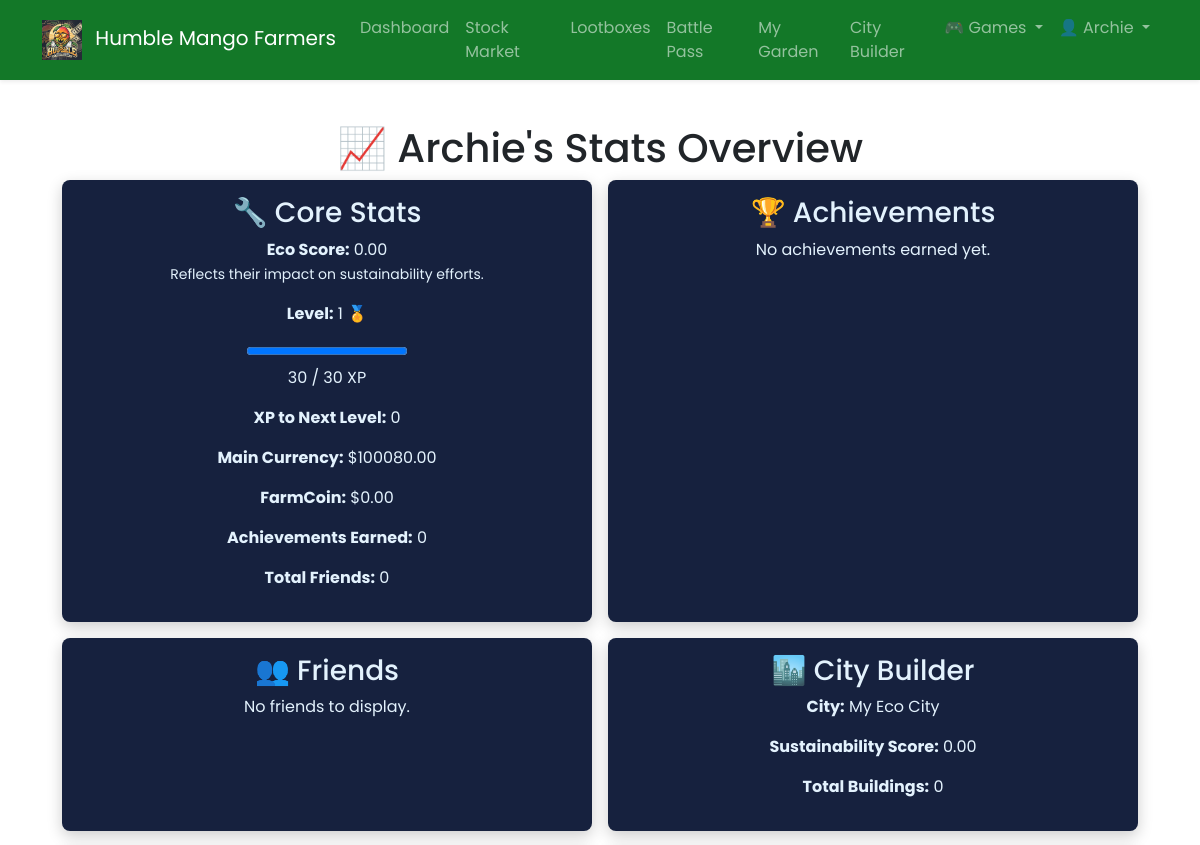
The app's page /users/stats/ (signed in, upper part), older data.
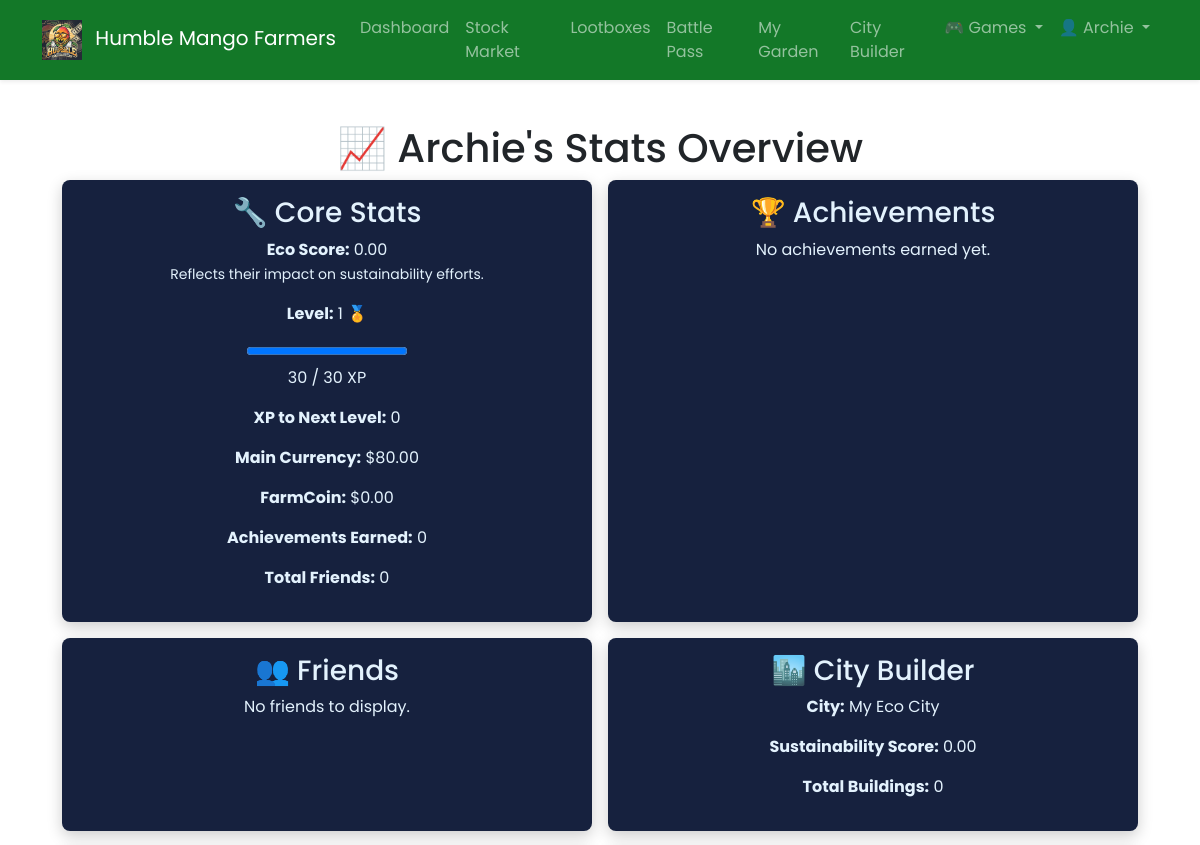
The same page, newer data.
### apps/users/models.py (models this page shows, shortened)
class UserProfile(models.Model):
    user = models.OneToOneField(User, on_delete=models.CASCADE)
    tc_consent = models.BooleanField(default=False)
    consent_date = models.DateTimeField(auto_now_add=True)
    friends = models.ManyToManyField("self", symmetrical=False, blank=True)
    bingo_board = models.JSONField(default=list)
    total_crates_opened = models.PositiveIntegerField(default=0)
    total_garden_plants = models.PositiveIntegerField(default=0)
    most_used_garden_crop = models.CharField(max_length=50, blank=True)
    total_casino_games_played = models.PositiveIntegerField(default=0)
    total_casino_wagered = models.DecimalField(max_digits=12, decimal_places=2, default=Decimal('0.00'))
    total_casino_green_bets = models.PositiveIntegerField(default=0)
    total_casino_green_fund_donated = models.DecimalField(max_digits=12, decimal_places=2, default=Decimal('0.00'))
    total_casino_wins = models.PositiveIntegerField(default=0)
    total_items_crafted = models.PositiveIntegerField(default=0)
    rare_items_crafted = models.PositiveIntegerField(default=0)
    most_crafted_item = models.CharField(max_length=100, blank=True)
    climate_duels_played = models.PositiveIntegerField(default=0)
    climate_duels_won = models.PositiveIntegerField(default=0)
    climate_duel_eco_score = models.DecimalField(max_digits=12, decimal_places=2, default=Decimal('0.00'))
    currency_balance = models.DecimalField(max_digits=12, decimal_places=2, default=Decimal('0.00'))
    farm_currency = models.DecimalField(max_digits=12, decimal_places=2, default=Decimal('0.00'))
    total_experience = models.IntegerField(default=0)
    experience_points = models.IntegerField(default=0)
    level = models.IntegerField(default=1)
    def calculate_green_impact(self):
        total = Decimal('0.00')
        for investment in self.user.investments.all():
            total += investment.company.sustainability_rating * investment.shares
        return total
    def get_stats(self):
        return {
            "username": self.user.username,
            "currency_balance": self.currency_balance,
            "farm_currency": self.farm_currency,
            "level": self.level,
            "experience_points": self.experience_points,
            "total_experience": self.total_experience,
            "green_impact": self.calculate_green_impact(),
            "achievements": list(self.achievements.select_related("achievement").all()),
            "friends": self.friends.all()
        }

### apps/users/views.py (the view)
# urls.py: path("stats/", views.my_stats_view, name="my_stats"),
@login_required
def my_stats_view(request):
    from apps.city_builder.models import City
    from apps.market.models import Investment, Transaction
    from apps.crates.models import CrateOpeningHistory
    from apps.garden.models import GardenPlant
    from apps.crafting.models import CraftingLog
    from apps.climate_duels.models import DuelTurn
    from apps.casino.models import DiceGame, BlackjackGame, RouletteGame
    profile = request.user.userprofile
    stats = profile.get_stats()
    stats["xp_to_next_level"] = stats["total_experience"] - stats["experience_points"]
    try:
        city = profile.user.city
        stats["city_name"] = city.name
        stats["sustainability_score"] = city.sustainability_score
        stats["total_buildings"] = city.buildings.count()
    except City.DoesNotExist:
        stats["city_name"] = "No City"
        stats["sustainability_score"] = 0
        stats["total_buildings"] = 0
    investments = Investment.objects.filter(user=profile.user)
    stats["total_investments"] = investments.count()
    stats["total_shares"] = sum(inv.shares for inv in investments)
    stats["total_transactions"] = Transaction.objects.filter(user=profile.user).count()
    stats["crates_opened"] = CrateOpeningHistory.objects.filter(user=profile.user).count()
    stats["total_garden_plants"] = GardenPlant.objects.filter(user=profile.user).count()
    stats["harvested_plants"] = GardenPlant.objects.filter(user=profile.user, is_harvested=True).count()
    stats["total_items_crafted"] = CraftingLog.objects.filter(user=profile.user).count()
    stats["rare_items_crafted"] = CraftingLog.objects.filter(user=profile.user, rare=True).count()
    stats["climate_duels_played"] = DuelTurn.objects.filter(player=profile.user).count()
    stats["climate_duel_eco_score"] = sum(
        max(0, turn.duel.player_one_co2 if turn.player == turn.duel.player_one else turn.duel.player_two_co2)
        for turn in DuelTurn.objects.filter(player=profile.user)
    )
    dice_games = DiceGame.objects.filter(user=profile.user)
    bj_games = BlackjackGame.objects.filter(user=profile.user)
    roulette_games = RouletteGame.objects.filter(user=profile.user)
    all_games = list(dice_games) + list(bj_games) + list(roulette_games)
    stats["total_casino_games_played"] = len(all_games)
    stats["total_casino_wagered"] = sum(g.bet_amount for g in all_games)
    stats["total_casino_wins"] = sum(1 for g in all_games if getattr(g, 'win', False) or getattr(g, 'result', '') == "win")
    return render(request, "users/my_stats.html", {
        "profile": profile,
        "stats": stats,
    })

### apps/casino/context_processors.py (called while the page is built)
def green_fund_context(request):
    from apps.casino.models import GreenFund  # Import inside the function
    fund, created = GreenFund.objects.get_or_create(id=1)
    return {"green_fund": fund}

### templates/users/my_stats.html (shortened to what this page needs)
{% extends "base.html" %}
{% block content %}
<div class="dashboard-container">
  <h1 class="dashboard-title">📈 {{ profile.user.username }}'s Stats Overview</h1>
  <div class="dashboard-widgets compact-widgets">
    <div class="compact-row">
      <div class="compact-widget">
        <h3>🔧 Core Stats</h3>
        <p><strong>Eco Score:</strong> {{ stats.green_impact }} <br><small>Reflects their impact on sustainability efforts.</small></p>
        <p><strong>Level:</strong> {{ stats.level }} <span class="level-badge">🏅</span></p>
        <progress value="{{ stats.experience_points }}" max="{{ stats.total_experience }}"></progress>
        <p>{{ stats.experience_points }} / {{ stats.total_experience }} XP</p>
        <p><strong>XP to Next Level:</strong> {{ stats.xp_to_next_level }}</p>
        <p><strong>Main Currency:</strong> ${{ stats.currency_balance }}</p>
        <p><strong>FarmCoin:</strong> ${{ stats.farm_currency }}</p>
        <p><strong>Achievements Earned:</strong> {{ stats.achievements|length }}</p>
        <p><strong>Total Friends:</strong> {{ stats.friends|length }}</p>
      </div>
      <div class="compact-widget">
        <h3>🏆 Achievements</h3>
        {% if stats.achievements %}
          <ul class="achievement-list">
            {% for achievement in stats.achievements %}
              <li>🥇 <strong>{{ achievement.achievement.name }}</strong><br><small>{{ achievement.achievement.description }}</small></li>
            {% endfor %}
          </ul>
        {% else %}
          <p>No achievements earned yet.</p>
        {% endif %}
      </div>
    </div>
    <div class="compact-row">
      <div class="compact-widget">
        <h3>👥 Friends</h3>
        {% if stats.friends %}
          <ul class="friend-list">
            {% for friend in stats.friends %}
              <li><a href="{% url 'users:friend_stats' friend.user.username %}">{{ friend.user.username }}</a></li>
            {% endfor %}
          </ul>
        {% else %}
          <p>No friends to display.</p>
        {% endif %}
      </div>
      <div class="compact-widget">
        <h3>🏙️ City Builder</h3>
        <p><strong>City:</strong> {{ stats.city_name }}</p>
        <p><strong>Sustainability Score:</strong> {{ stats.sustainability_score }}</p>
        <p><strong>Total Buildings:</strong> {{ stats.total_buildings }}</p>
      </div>
    </div>
  </div>
</div>
{% endblock %}

Row changes from the older to the newer data that the page shows:
changed UserProfile "Archie": currency_balance "100080.00" → "80.00"
